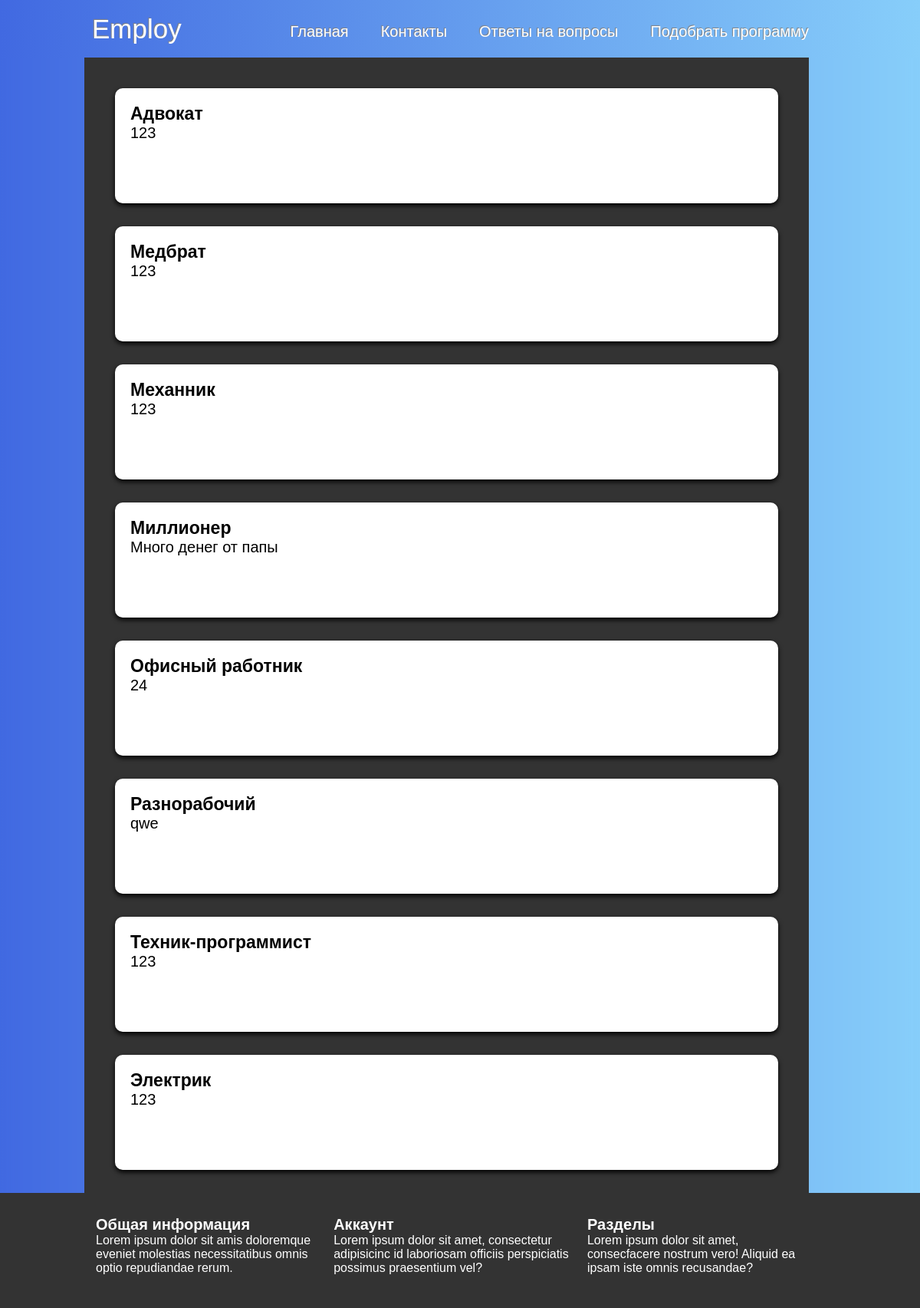
Screenshot of /prog/ with the database file from the repository.
### main/models.py (models this page shows, shortened)
class courses(models.Model):
    courses_name = models.CharField(max_length=20, verbose_name="Название курса")
    courses_description = models.CharField(max_length=200, verbose_name="Описание курса")
    courses_requirements = models.CharField(max_length=20, verbose_name="Требования к курсу")
    courses_urls = models.CharField(max_length=30, verbose_name="Ссылка на курс", null=True)
    courses_published = models.BooleanField(default=True, verbose_name="Активна")
    def get_absolute_url(self):
        return reverse('progs', kwargs={'courses_id': self.pk})
    class Meta:
        verbose_name = "Курсы"
        verbose_name_plural = "Курсы"
        ordering = ['courses_name']

### main/views.py (the view)
# urls.py: path('prog/', views.prog, name="prog"),
def prog(request):
    posts = courses.objects.all()
    return render(request, 'main/prog.html', {'posts': posts})

### main/templates/main/prog.html
{% extends 'main/index.html' %}
{% block content %}
<div>
    <ul class="programs-list">
        {% for p in posts%}
        <a href="{{ p.get_absolute_url }}">
        <li class="programs-inf">
                <h1>{{p.courses_name}}</h1>
                <p>{{p.courses_description}}</p>
        </li>
        </a>
        {% endfor %}
    </ul>
</div>
{% endblock %}

### main/templates/main/index.html (shortened to what this page needs)
{% load static %}
<html lang="en">
<head>
    <link rel="stylesheet" href="{% static 'main/css/Reset.css' %}">
    <link rel="stylesheet" href="{% static 'main/css/style.css' %}">
</head>
<body>
<header class="header">
    <nav class="header-nav">
        <a class="logo" href="{% url 'home' %}">Employ</a>
        <ul class="header-nav-list">
            <li class="header-nav-list-text"><a href="{% url 'home' %}" title="Главная">Главная</a></li>
            <li class="header-nav-list-text"><a href="#" title="Контакты">Контакты</a></li>
            <li class="header-nav-list-text"><a href="{% url 'quest' %}" title="Ответы на вопросы">Ответы на вопросы</a></li>
            <li class="header-nav-list-text"><a href="{% url 'prog' %}" title="Программы обучения">Подобрать программу</a></li>
        </ul>
    </nav>
</header>
<main>
    <form class="main-form">
    {% block content %}
    {% endblock %}
    </form>
</main>
<footer class="footer">
    <div class="footer-info">
         <ul class="footer-list">
            <li class="footer-list-text"><a href="#" title="Общая информация">Общая информация</a><br>Lorem ipsum dolor sit amis doloremque eveniet molestias necessitatibus omnis optio repudiandae rerum.</li>
            <li class="footer-list-text"><a href="{% url 'login' %}" title="Аккаунт">Аккаунт</a><br>Lorem ipsum dolor sit amet, consectetur adipisicinc id laboriosam officiis perspiciatis possimus praesentium vel?</li>
            <li class="footer-list-text"><a href="#" title="Разделы">Разделы</a><br>Lorem ipsum dolor sit amet, consecfacere nostrum vero! Aliquid ea ipsam iste omnis recusandae?</li>
        </ul>
    </div>
</footer>
</body>
</html>

### main/static/main/css/style.css (style rules this page uses)
body { display: flex; flex-direction: column; min-height: 100vh; font-family: Arial; background: linear-gradient(to right, royalblue, lightskyblue); background-size: cover; color: white; backdrop-filter: blur(8px); }
main { flex-grow: 1; }
.main-form { font-size: 25px; margin-right: 145px; background: #333333; background-size: cover; height: 100%; margin-left: 110px; }
.header { width: 100%; height: 75px; justify-content:center; display: inline-block; background: linear-gradient(to right, royalblue, lightskyblue); background-size: cover; font-size: 20px; backdrop-filter: blur(8px); text-shadow: -1px -1px 1px grey; }
.header-nav { display: inline-grid; }
.logo { margin-top: 18px; font-size: 35px; margin-left: 120px; transition: 1s; text-align: center; }
.header-nav-list { padding: 30px 145px 45px 125px; display: flex; align-items: center; right:0; position: absolute; }
.header-nav-list-text + .header-nav-list-text { margin-left: 42px; }
.header-nav-list-text { position: relative; }
.header-nav-list-text ::after { left:0; width: 0%; bottom:-5px; position: absolute; display: block; content: ""; height: 2px; background-color: royalblue; transition: width 0.3s ease-in; }
footer { flex-shrink: 0; background-color: #333333; height: 150px; }
.footer-list { padding: 30px 145px 0px 125px; display: flex; align-items: center; position: absolute; }
.footer-list-text a { font-size: 20px; font-weight: bold; }
.programs-list { padding-top: 40px; padding-right: 40px; padding-left: 40px; }
.programs-list a { color: black; display: flex; margin-bottom: 30px; font-size: 20px; padding: 20px 20px 20px 20px; min-height: 150px; width: 100%; background-color: white; box-shadow: 0 3px 6px black; border-radius: 10px; cursor: pointer; transition: all .3s ease-out; }
.programs-list a:before { position: absolute; left: -1.3em; top: 50%; margin-top: -1.3em; background: lightskyblue; height: 2em; width: 2em; line-height: 2em; border: .3em solid white; text-align: center; font-weight: bold; border-radius: 2em; }
.programs-inf h1 { font-size: 23px; font-weight: bold; }
.input-field input:focus, :valid { border-bottom-color: lightskyblue; }

### rows the page displays
courses: courses_name "Адвокат", courses_description "123"
courses: courses_name "Медбрат", courses_description "123"
courses: courses_name "Механник", courses_description "123"
courses: courses_name "Миллионер", courses_description "Много денег от папы"
courses: courses_name "Офисный работник", courses_description "24"
courses: courses_name "Разнорабочий", courses_description "qwe"
courses: courses_name "Техник-программист", courses_description "123"
courses: courses_name "Электрик", courses_description "123"
